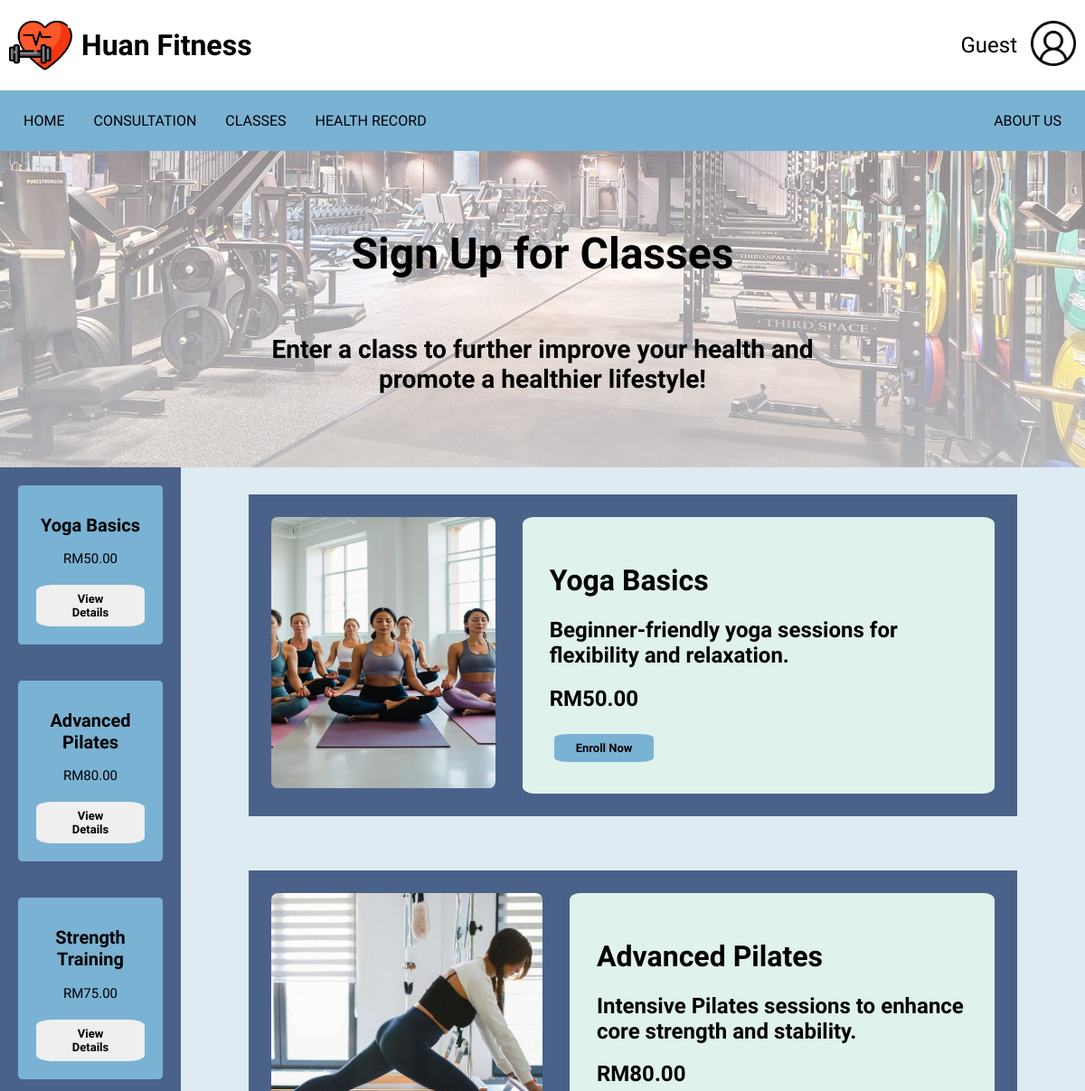
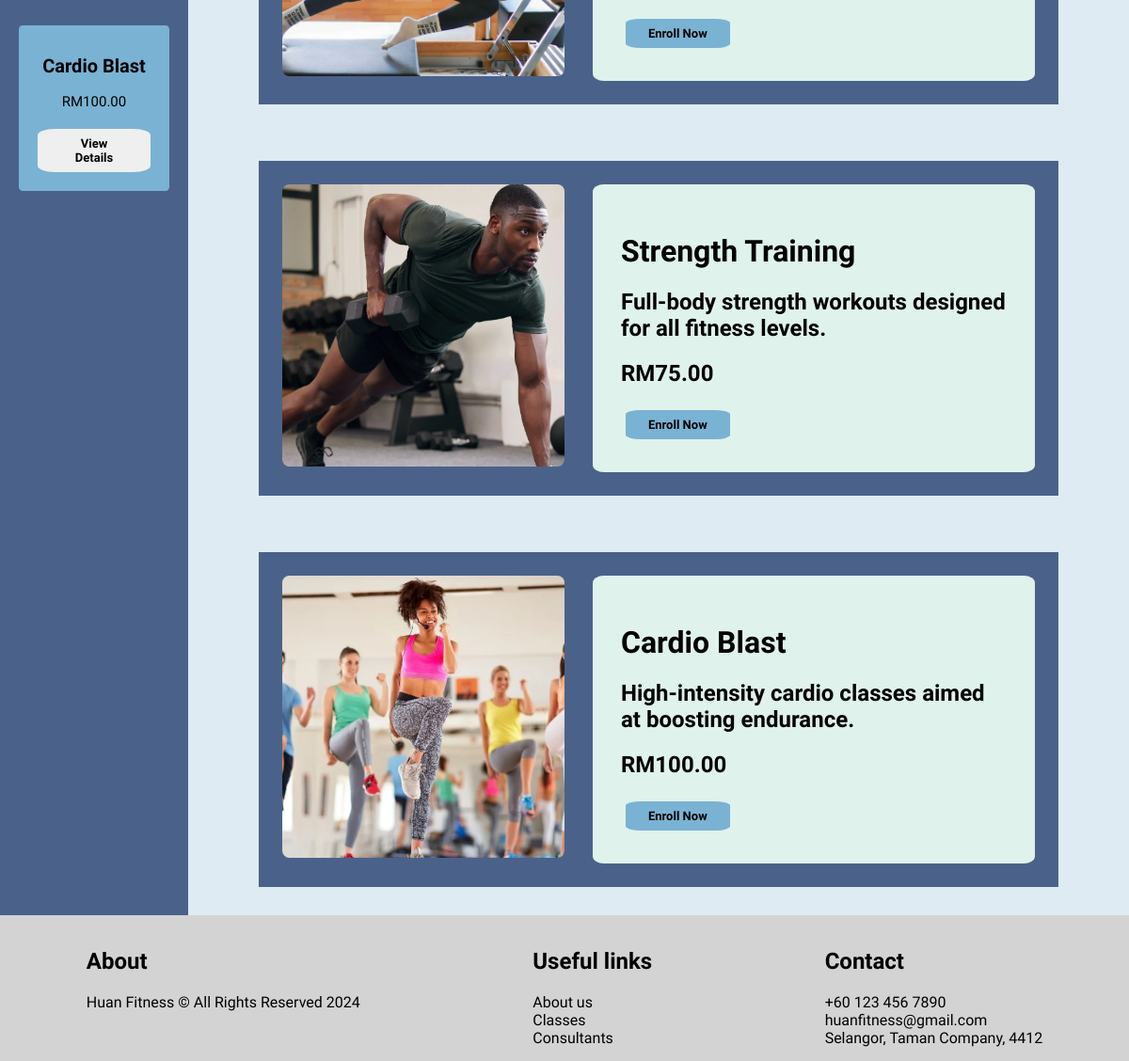
/pages/classes.php, run on the app's committed database (2 pictures, top to bottom).
### tables this page shows
CREATE TABLE IF NOT EXISTS Classes (
    id INT(6) UNSIGNED AUTO_INCREMENT PRIMARY KEY,
    className VARCHAR(50) NOT NULL,
    classDesc TEXT,
    price DECIMAL(5,2) NOT NULL,
    classType VARCHAR(50) NOT NULL,
    UNIQUE (className)
);

### server/data.php (called while the page is built, shortened)
<?php
function dataGetResultSql($sql, $pdo, $params, $values)
{
    $stmt = $pdo->prepare($sql);
    $stmt->execute($params);
    $results = $stmt->fetchAll(PDO::FETCH_ASSOC);
    $mappedArray = [];
    foreach ($results as $row) {
        $mappedRow = [];
        foreach ($values as $value) {
            if (isset($row[$value])) {
                $mappedRow[$value] = $row[$value];
            }
        }
        $mappedArray[] = $mappedRow;
    }
    return $mappedArray;
}

### components/ClassBox.php (the view, shortened to what this page needs)
<?php
include_once __DIR__ . '/Buttons.php';
include_once __DIR__ . '/../server/data.php';
function renderClassBox($text1, $text2, $text3, $bgColor, $buttonBg, $buttonTxt, $className)
{
    echo "
    <div class=\"class-box\" style='background-color: $bgColor'>
        <h2 class=\"class-box-title\">$text1</h2>
        <p class=\"class-box-description\">$text2</p>
        <p class=\"class-box-description\">$text3</p>";
    renderSmallButton('#' . $className, '', 'View Details', 'button', $buttonBg, $buttonTxt);
    echo "</div>";
}
function renderClassDetails($img, $title, $desc, $price)
{
    echo "
    <div id='$title' class='details_container'>
        <img src='$img'>
        <div class='details_desc'>
            <h1>$title</h1>
            <h2>$desc</h2>
            <h2>$price</h2>";
    echo "
        </div>
    </div>
";
}
?>

### pages/classes.php (shortened to what this page needs)
<!DOCTYPE html>
<html lang="en">
<head>
</head>
<body>
    <?php
    include_once __DIR__ . '/../server/connectDB.php';
    include_once __DIR__ . '/../server/data.php';
    include_once __DIR__ . '/../layout/header.php';
    include_once __DIR__ . '/../layout/footer.php';
    include_once __DIR__ . '/../layout/title.php';
    ?>
    <div class="classes_content">
        <div class='classes_nav'>
            <div class="classes_nav_content">
                <?php
                $sql = 'SELECT * FROM Classes';
                $classes = dataGetResultSql($sql, $pdo, [], ['className', 'classDesc', 'price']);
                foreach ($classes as $class) {
                    renderClassBox($class['className'], '', 'RM' . $class['price'], '#7AB2D3', 'B9E5E8', 'black', $class['className']);
                }
                ?>
            </div>
        </div>
        <div class="classes_details">
            <?php
            foreach ($classes as $class) {
                renderClassDetails('../asset/image/' . $class['className'] . '.jpg', $class['className'], $class['classDesc'], 'RM' . $class['price']);
            }
            ?>
        </div>
    </div>
</body>
</html>

### components/Buttons.php (shortened to what this page needs)
<?php
function renderSmallButton($link, $function, $text, $inputType, $bgColor, $txtColor)
{
    echo "
    <a href=\"$link\" style=\"text-decoration: none;\">
        <button type=\"$inputType\" onclick=\"$function\" class=\"small-button\" style='background-color:$bgColor; color:$txtColor;'>
            $text
        </button>
    </a>";
}
?>

### asset/css/style.css (style rules this page uses)
* { font-family: "Plus Jakarta Sans", sans-serif; }
body { margin: 0px; background-color: #dfebf2; padding: 0px; }
html { scroll-behavior: smooth; }

### pages/classes.php (style rules this page uses)
.classes_content { display: flex; width: 100; }
.classes_nav { display: flex; flex-direction: column; min-height: 100%; background-color: #4A628A; width: 20%; }
.classes_nav_content { width: 100%; position: sticky; top: 169px; z-index: 5; display: flex; flex-direction: column; }
.classes_details { height: fit-content; display: flex; width: 100%; justify-content: center; flex-direction: column; align-items: center; }

### components/Buttons.php (style rules this page uses)
.small-button { padding: 8px 24px; font-weight: bold; margin: 5px; cursor: pointer; border: none; border-radius: 15%; font-size: 13px; }

### components/ClassBox.php (style rules this page uses)
.details_container { display: flex; background-color: #4A628A; margin: 30px; padding: 25px; width: 80%; }
.details_container img { width: 300px; height: 300px; border-radius: 2.5%; }
.details_desc { margin-left: 30px; background-color: #DFF2EB; border-radius: 2.5%; width: 70%; padding: 30px; }
.class-box { flex: 1; border: none; border-radius: 2.5%; margin: 20px; text-align: center; padding: 15px; }
.class-box-title { font-size: 20px; }
.class-box-description { font-size: 15px; }

### data on the page
classes: className "Yoga Basics", text3 "RM50.00", text "View Details", shows a picture, classDesc "Beginner-friendly yoga sessions for flexibility and relaxation.", price "RM50.00", text "Enroll Now"
classes: className "Advanced Pilates", text3 "RM80.00", text "View Details", shows a picture, classDesc "Intensive Pilates sessions to enhance core strength and stability.", price "RM80.00", text "Enroll Now"
classes: className "Strength Training", text3 "RM75.00", text "View Details", shows a picture, classDesc "Full-body strength workouts designed for all fitness levels.", price "RM75.00", text "Enroll Now"
classes: className "Cardio Blast", text3 "RM100.00", text "View Details", shows a picture, classDesc "High-intensity cardio classes aimed at boosting endurance.", price "RM100.00", text "Enroll Now"

### other printed values
$title "Sign Up for Classes"
$desc "Enter a class to further improve your health and promote a healthier lifestyle!"
